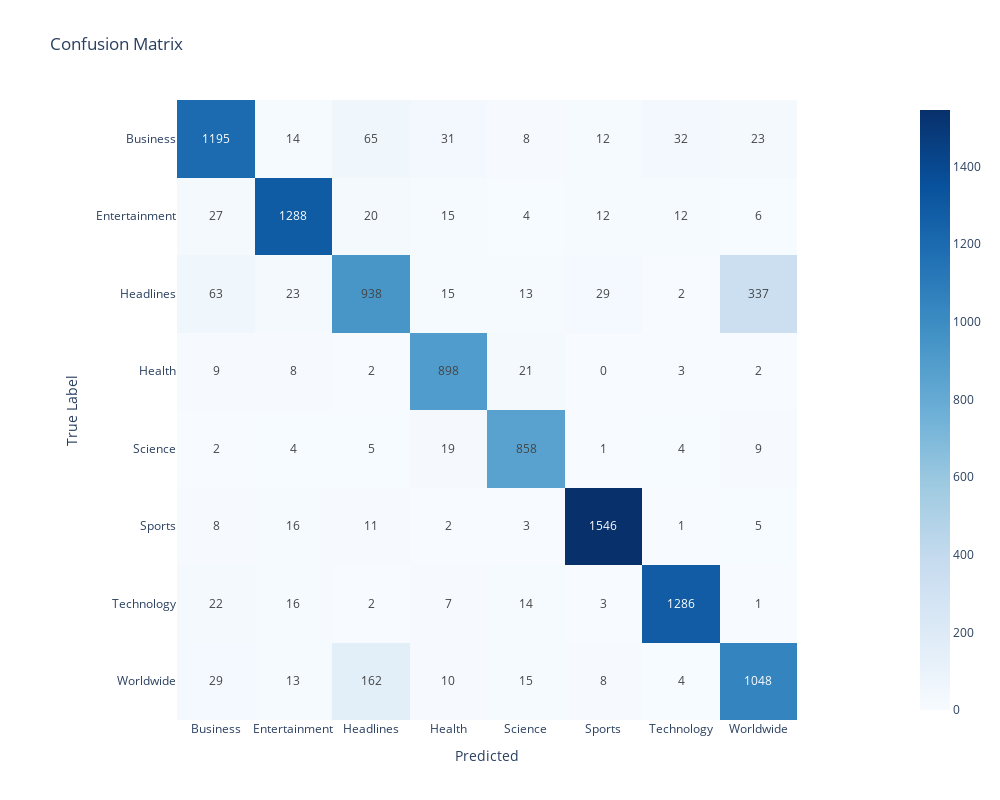

The cell this chart's notebook holds for it:
### Markdown cell above
To balance classes in an imbalanced dataset, we can consider using oversampling or subsampling methods to ensure that the model performs better on all classes. we can  apply class weights, which is particularly useful for imbalanced datasets.

### Code cell
from sklearn.utils.class_weight import compute_class_weight

# Calculate class weights for each class
class_weights = compute_class_weight('balanced', classes=np.unique(y_train), y=y_train)

# Create a dictionary associating class labels with their corresponding weights
class_weight_dict = {class_label: weight for class_label, weight in zip(np.unique(y_train), class_weights)}

# Create a classifier and set the class weight
model = TextClassifier(model=RidgeClassifier(class_weight=class_weight_dict), vectorizer=TfidfVectorizer(ngram_range=(1, 3), max_features=30000))
model.train(X_train, y_train)
model.evaluate(X_test, y_test)

### Figure 1 — Plotly figure (JSON) as saved in the notebook; plotly's stock layout.template omitted (floating-point values rounded to 4 significant figures)
{"data": [{"coloraxis": "coloraxis", "hovertemplate": "Predicted: %{x}<br>True Label: %{y}<br>color: %{z}<extra></extra>", "name": "0", "texttemplate": "%{z}", "type": "heatmap", "x": ["Business", "Entertainment", "Headlines", "Health", "Science", "Sports", "Technology", "Worldwide"], "xaxis": "x", "y": ["Business", "Entertainment", "Headlines", "Health", "Science", "Sports", "Technology", "Worldwide"], "yaxis": "y", "z": [[1195, 14, 65, 31, 8, 12, 32, 23], [27, 1288, 20, 15, 4, 12, 12, 6], [63, 23, 938, 15, 13, 29, 2, 337], [9, 8, 2, 898, 21, 0, 3, 2], [2, 4, 5, 19, 858, 1, 4, 9], [8, 16, 11, 2, 3, 1546, 1, 5], [22, 16, 2, 7, 14, 3, 1286, 1], [29, 13, 162, 10, 15, 8, 4, 1048]]}], "layout": {"coloraxis": {"colorscale": [[0, "rgb(247,251,255)"], [0.125, "rgb(222,235,247)"], [0.25, "rgb(198,219,239)"], [0.375, "rgb(158,202,225)"], [0.5, "rgb(107,174,214)"], [0.625, "rgb(66,146,198)"], [0.75, "rgb(33,113,181)"], [0.875, "rgb(8,81,156)"], [1, "rgb(8,48,107)"]]}, "height": 800, "title": {"text": "Confusion Matrix"}, "width": 1000, "xaxis": {"anchor": "y", "constrain": "domain", "domain": [0, 1], "scaleanchor": "y", "title": {"text": "Predicted"}}, "yaxis": {"anchor": "x", "autorange": "reversed", "constrain": "domain", "domain": [0, 1], "title": {"text": "True Label"}}}}
